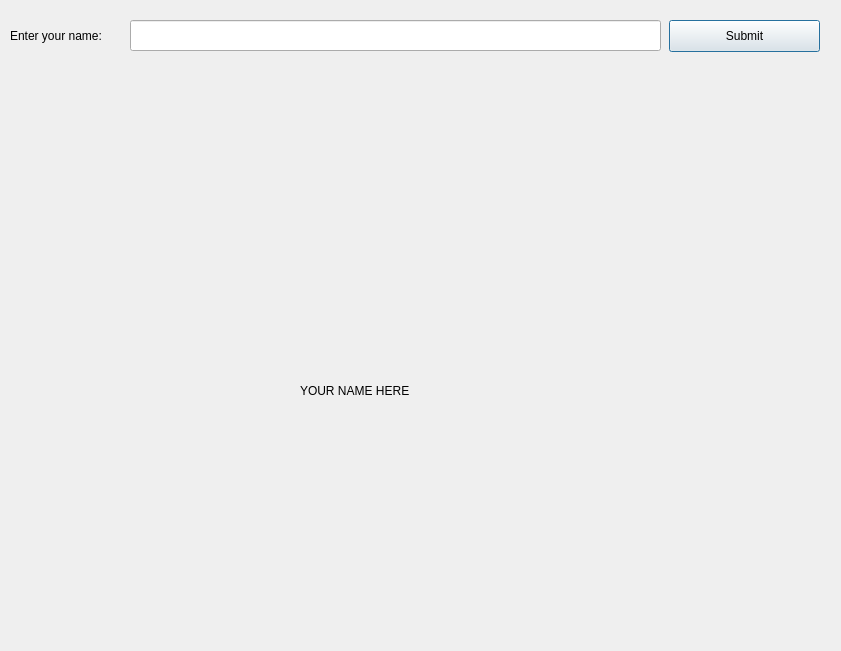
<?xml version="1.0" encoding="UTF-8"?>
<ui version="4.0">
 <class>FinalMessage</class>
 <widget class="QDialog" name="FinalMessage">
  <property name="geometry">
   <rect>
    <x>0</x>
    <y>0</y>
    <width>841</width>
    <height>651</height>
   </rect>
  </property>
  <property name="windowTitle">
   <string>Dialog</string>
  </property>
  <widget class="QLabel" name="label">
   <property name="geometry">
    <rect>
     <x>10</x>
     <y>20</y>
     <width>111</width>
     <height>31</height>
    </rect>
   </property>
   <property name="text">
    <string>Enter your name:</string>
   </property>
  </widget>
  <widget class="QLineEdit" name="nameInput">
   <property name="geometry">
    <rect>
     <x>130</x>
     <y>20</y>
     <width>531</width>
     <height>31</height>
    </rect>
   </property>
  </widget>
  <widget class="QPushButton" name="submitButton">
   <property name="geometry">
    <rect>
     <x>669</x>
     <y>20</y>
     <width>151</width>
     <height>32</height>
    </rect>
   </property>
   <property name="text">
    <string>Submit</string>
   </property>
  </widget>
  <widget class="QLabel" name="imageLabel">
   <property name="geometry">
    <rect>
     <x>17</x>
     <y>55</y>
     <width>811</width>
     <height>581</height>
    </rect>
   </property>
   <property name="text">
    <string/>
   </property>
  </widget>
  <widget class="QLabel" name="nameDisplay">
   <property name="geometry">
    <rect>
     <x>300</x>
     <y>360</y>
     <width>251</width>
     <height>61</height>
    </rect>
   </property>
   <property name="text">
    <string>YOUR NAME HERE</string>
   </property>
  </widget>
  <widget class="QLabel" name="dateDisplay">
   <property name="geometry">
    <rect>
     <x>430</x>
     <y>441</y>
     <width>251</width>
     <height>20</height>
    </rect>
   </property>
   <property name="text">
    <string/>
   </property>
  </widget>
 </widget>
 <resources/>
 <connections/>
</ui>
